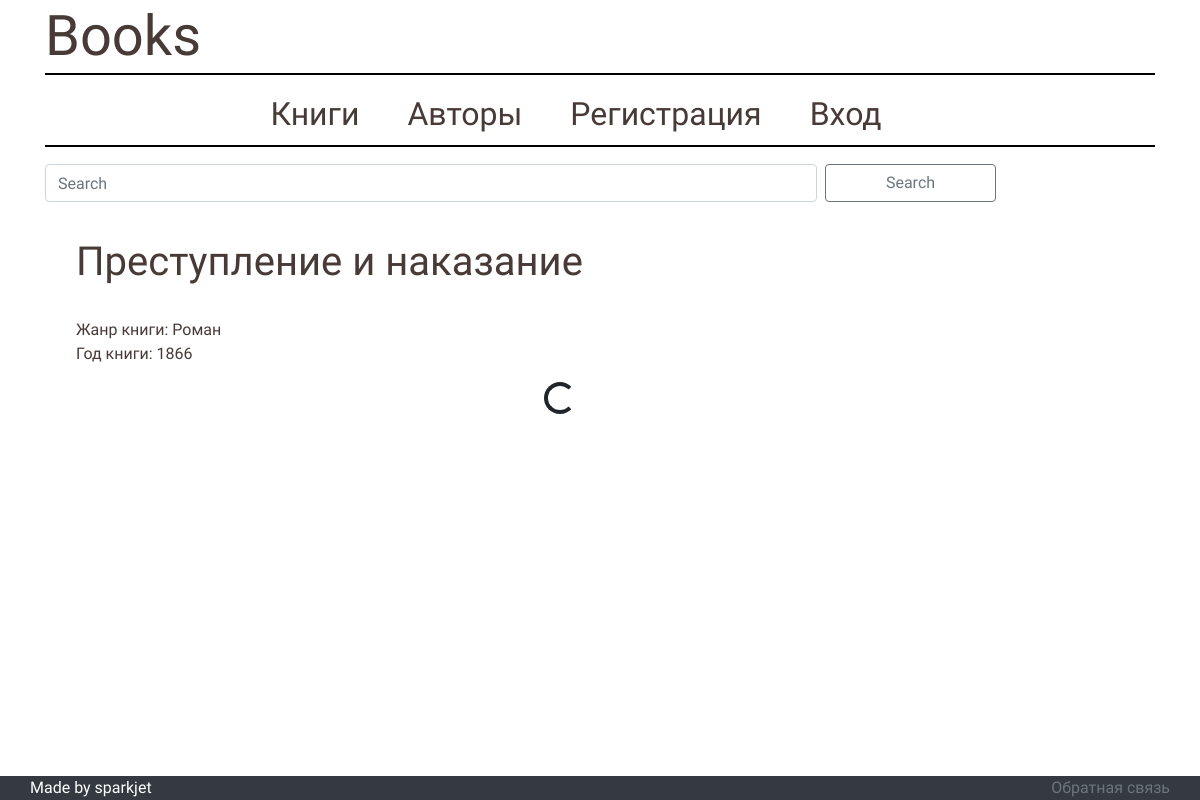
The page /books/ on the database its author committed.
### bookapp/models.py (models this page shows, shortened)
class Book(models.Model):
	book_autor = models.ForeignKey(Autor, on_delete=models.SET_NULL, null=True)
	book_autor_info = models.CharField(max_length=303)
	book_name = models.CharField(max_length=2**10)
	book_genre = models.CharField(max_length=32)
	book_picture = models.ImageField(upload_to='bookapp/static/bookapp/pictures', default='bookapp/static/bookapp/pictures/undefiend.png')
	book_year = models.PositiveSmallIntegerField(
			validators=[
				MaxValueValidator(
					datetime.now().year,
					'Год должен быть не больше чем тукущий'
				)
			]
		)
	book_description = models.TextField()

### bookapp/views.py (the view)
# urls.py: path('books/', views.BooksView.as_view(), name='books'),
class BooksView(ListView):
	model = Book
	paginate_by = 1
	context_object_name = 'books_list'
	template_name = 'bookapp/books.html'
	def get_queryset(self):
		search_context = self.request.GET.get('search', None)
		books = Book.objects.order_by('book_year')
		if search_context:
			books = Book.objects.filter(
				Q(book_name__icontains=search_context) |
				Q(book_description__icontains=search_context)
			)
		return books
	def get_context_data(self, **kwargs):
		context = super().get_context_data(**kwargs)
		if search_context := self.request.GET.get('search', None) :
			context['search_context'] = search_context
		return context

### bookapp/templates/bookapp/books.html (shortened to what this page needs)
{% extends "bookapp/primary_pattern.html" %}
{% load static %}
{% block page_config %}
	<link rel="stylesheet" type="text/css" href="{% static 'bookapp/styles_for_books.css' %}">
{% endblock page_config %}
{% block content %}
	<div class="booklist">
		<form class="form-inline my-2 row" method="GET" action="{% url 'bookapp:books' %}">
      		<input class="form-control mr-sm-2 col-9" type="text" placeholder="Search" aria-label="Search" name="search" value="{{search_context}}">
      		<button class="btn btn-outline-secondary my-2 my-sm-0 col-2" type="submit">Search</button>
    	</form>
	{% if books_list %}
		<div class="infinite-container">
		{% for book in books_list %}
		<a href="{% url 'bookapp:particular_book' book.pk %}" class="book-wrapper infinite-item">
			<div class="book">
				<h1 class="book-title">{{ book.book_name }}</h1><br>
				<span class="book-genre">Жанр книги: {{ book.book_genre }}</span><br>
				<span class="book-year">Год книги: {{ book.book_year }}</span>
			</div>
		</a>
		{% endfor %}
		</div>
		<div class="d-flex justify-content-center" style="display:none;">
			<div class="spinner-border" role="status">
			</div>
		</div>
	{% else %}
		<p>No books are available.</p>
	{% endif %}
	</div>
{% endblock content %}

### bookapp/static/bookapp/styles.css (style rules this page uses)
* { margin: 0; padding: 0; }
body { font-family: 'Roboto Condensed', sans-serif !important; }
a { text-decoration: none !important; }

### bookapp/static/bookapp/styles_for_books.css (style rules this page uses)
.booklist { width: 90%; margin: 17px 15px; }
.book-wrapper { text-decoration: none; color: #483B37; }
.book { padding: 1em; margin-top: 20px; }

### rows shown on the page
Book: book_name "Преступление и наказание", book_genre "Роман", book_year "1866"
